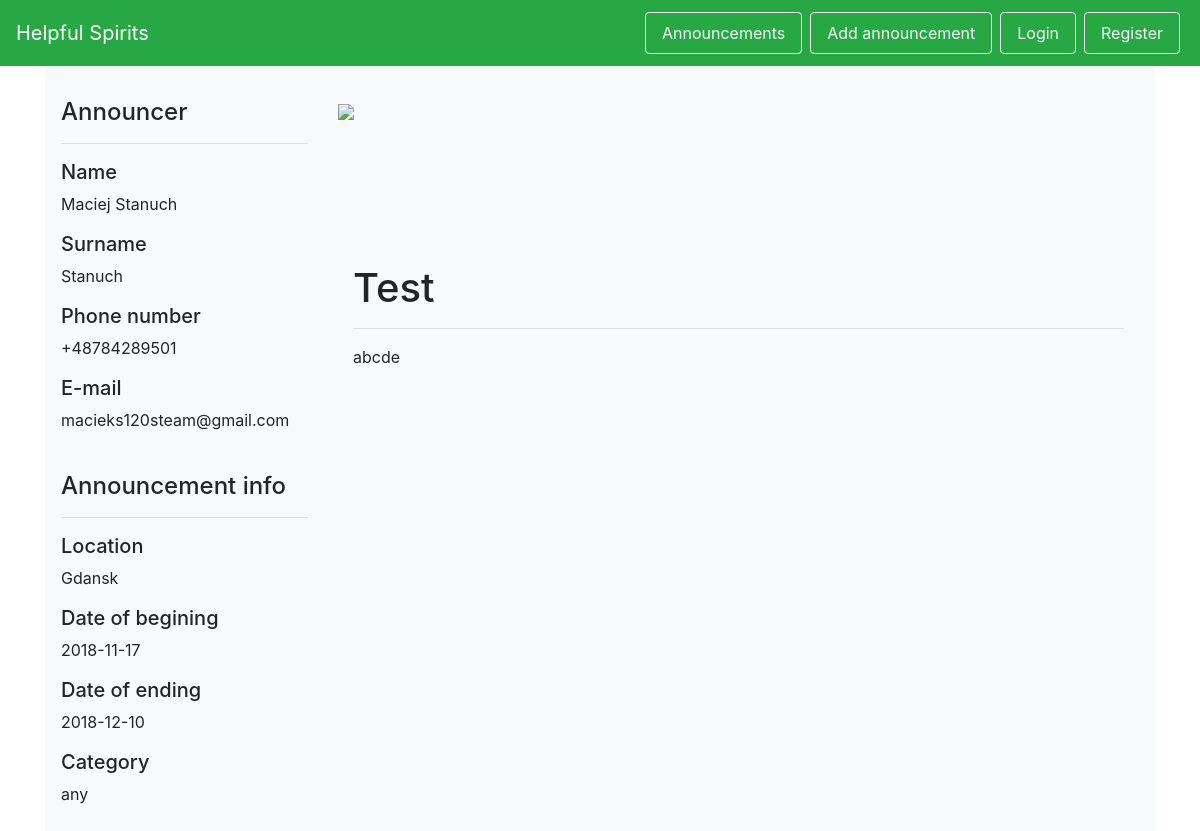
The app's page /posters/7 with its own data.
### helpful_spirits/models.py (models this page shows, shortened)
class User(db.Model, UserMixin):
    id = db.Column(db.Integer, primary_key=True)
    firstname = db.Column(db.String(50), nullable=False)
    surname = db.Column(db.String(50), nullable=False)
    birthday = db.Column(db.Date, nullable=False)
    phone = db.Column(db.String, nullable=False)
    password_hash = db.Column(db.String, nullable=False)
    email = db.Column(db.String)
    @staticmethod
    def get_by_id(id):
        return User.query.filter_by(id=id).first()

class City(db.Model):
    id = db.Column(db.Integer, primary_key=True)
    name = db.Column(db.String(50), nullable=False, unique=True)
    volunteers = db.relationship('Volunteer', backref='city')
    locations = db.relationship('Location', backref='city')

class Poster(db.Model):
    id = db.Column(db.Integer, primary_key=True)
    add_date = db.Column(db.Date, nullable=False)
    start_date = db.Column(db.Date, nullable=False)
    end_date = db.Column(db.Date)
    is_active = db.Column(db.Boolean, nullable=False)
    title = db.Column(db.String(100), nullable=False)
    description = db.Column(db.String(1000), nullable=False)
    location_id = db.Column(db.Integer, db.ForeignKey('location.id'), nullable=False)
    victim_id = db.Column(db.Integer, db.ForeignKey('victim.id'), nullable=False)
    category_id = db.Column(db.Integer, db.ForeignKey('category.id'), nullable=False)
    @staticmethod
    def get_by_id(id):
        return Poster.query.filter_by(id=id).first()

class Category(db.Model):
    id = db.Column(db.Integer, primary_key=True)
    name = db.Column(db.String(50), nullable=False)
    danger_level = db.Column(db.Integer, nullable=False)
    posters = db.relationship('Poster', backref='category')

### helpful_spirits/views.py (the view)
@app.route('/posters/<id>')
def poster(id):
    form = AddPoster()
    poster = Poster.get_by_id(id)
    if poster is None:
        return redirect(url_for('posters'))
    victim = Victim.find_user_by_id(poster.victim_id)
    return render_template('poster.html', poster=poster, form=form, victim=victim)

### helpful_spirits/models.py (called while the page is built)
    @staticmethod
    def find_user_by_id(id):
        return User.get_by_id(id)

### helpful_spirits/templates/poster.html (shortened to what this page needs)
{% extends 'base.html' %}
{% from "includes/_forms.html" import render_field %}
{% block body %}
<div id="wrapper-div" class="py-3" style="background-color: #f8f9fa;">
    <div class="row py-3 px-3">
        <div class="col-md-3 col-xs-12">
            <h4>Announcer</h4>
            <hr/>
            <h5>Name</h5>
            <p>{{ victim.firstname }}</p>
            <h5>Surname</h5>
            <p>{{ victim.surname }}</p>
            <h5>Phone number</h5>
            <p>{{ victim.phone }}</p>
            <h5>E-mail</h5>
            <p>{{ victim.email }}</p>
            <br/>
            <h4>Announcement info</h4>
            <hr/>
            <h5>Location</h5>
            <p>{{ poster.location.city.name }}</p>
            <h5>Date of begining</h5>
            <p>{{ poster.add_date }}</p>
            <h5>Date of ending</h5>
            <p>{{ poster.end_date }}</p>
            <h5>Category</h5>
            <p>{{ poster.category.name }}</p>
        </div>
        <div class="col-md-9 col-xs-12">
            <div class="img-wrapper" style="min-height:150px;"><img src ="https://i.imgur.com/asZD3Y4.jpg" style="min-height:100%; width:100%;"></img></div>
            <div class="container py-3" >
                <h1>{{ poster.title }}</h1>
                <hr/>
                <p>{{ poster.description }}</p>
            </div>
        </div>
    </div>
</div>
{% endblock %}

### records on screen
User: firstname "Maciej Stanuch", surname "Stanuch", phone "+48784289501", email "macieks120steam@gmail.com"
City: location.city.name "Gdansk"
Poster: add_date "2018-11-17", end_date "2018-12-10", title "Test", description "abcde"
Category: category.name "any"
